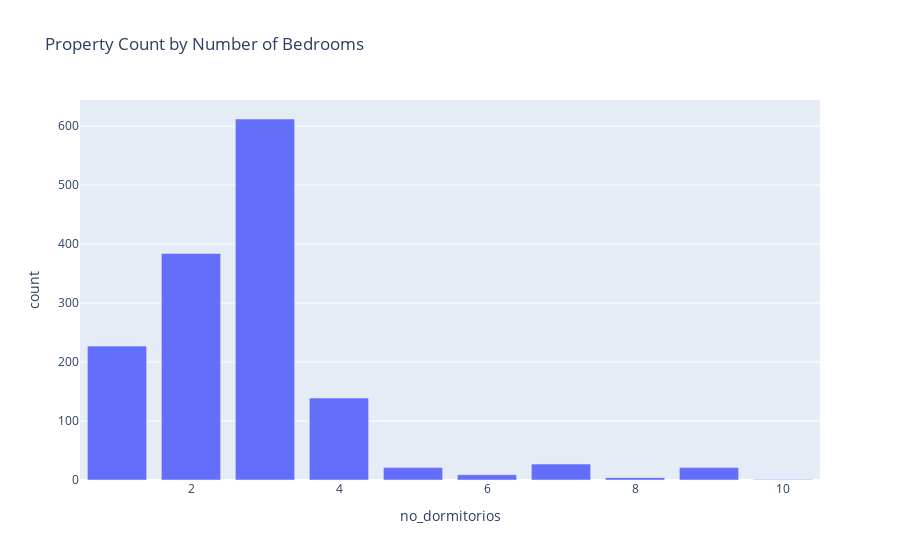

Source (notebook cell):
### Code cell
df_plot = df["no_dormitorios"].value_counts().to_frame().reset_index()
df_plot = df["no_dormitorios"].value_counts().to_frame().reset_index()
fig = px.bar(df_plot, x="no_dormitorios", y="count", title="Property Count by Number of Bedrooms")
fig.show()

### Figure 1 — Plotly figure (JSON) as saved in the notebook; plotly's stock layout.template omitted (floating-point values rounded to 4 significant figures)
{"data": [{"alignmentgroup": "True", "hovertemplate": "no_dormitorios=%{x}<br>count=%{y}<extra></extra>", "legendgroup": "", "marker": {"color": "#636efa", "pattern": {"shape": ""}}, "name": "", "offsetgroup": "", "orientation": "v", "showlegend": false, "textposition": "auto", "type": "bar", "x": [3, 2, 1, 4, 7, 5, 9, 6, 8, 10], "xaxis": "x", "y": [612, 384, 227, 139, 27, 21, 21, 9, 4, 1], "yaxis": "y"}], "layout": {"barmode": "relative", "legend": {"tracegroupgap": 0}, "title": {"text": "Property Count by Number of Bedrooms"}, "xaxis": {"anchor": "y", "domain": [0, 1], "title": {"text": "no_dormitorios"}}, "yaxis": {"anchor": "x", "domain": [0, 1], "title": {"text": "count"}}}}
